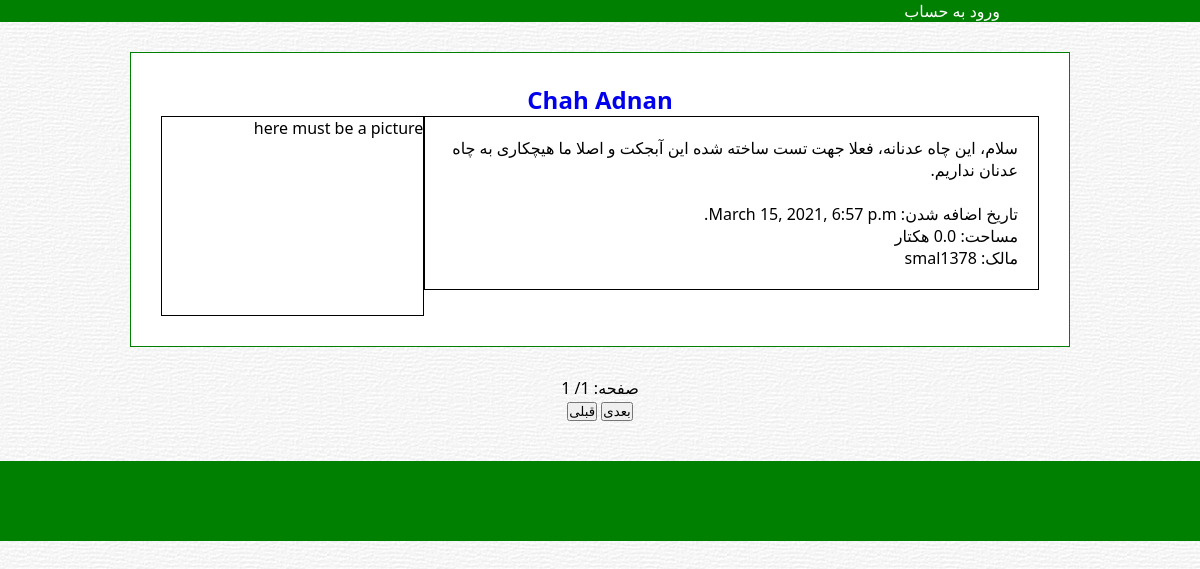
The app's page /, older data.
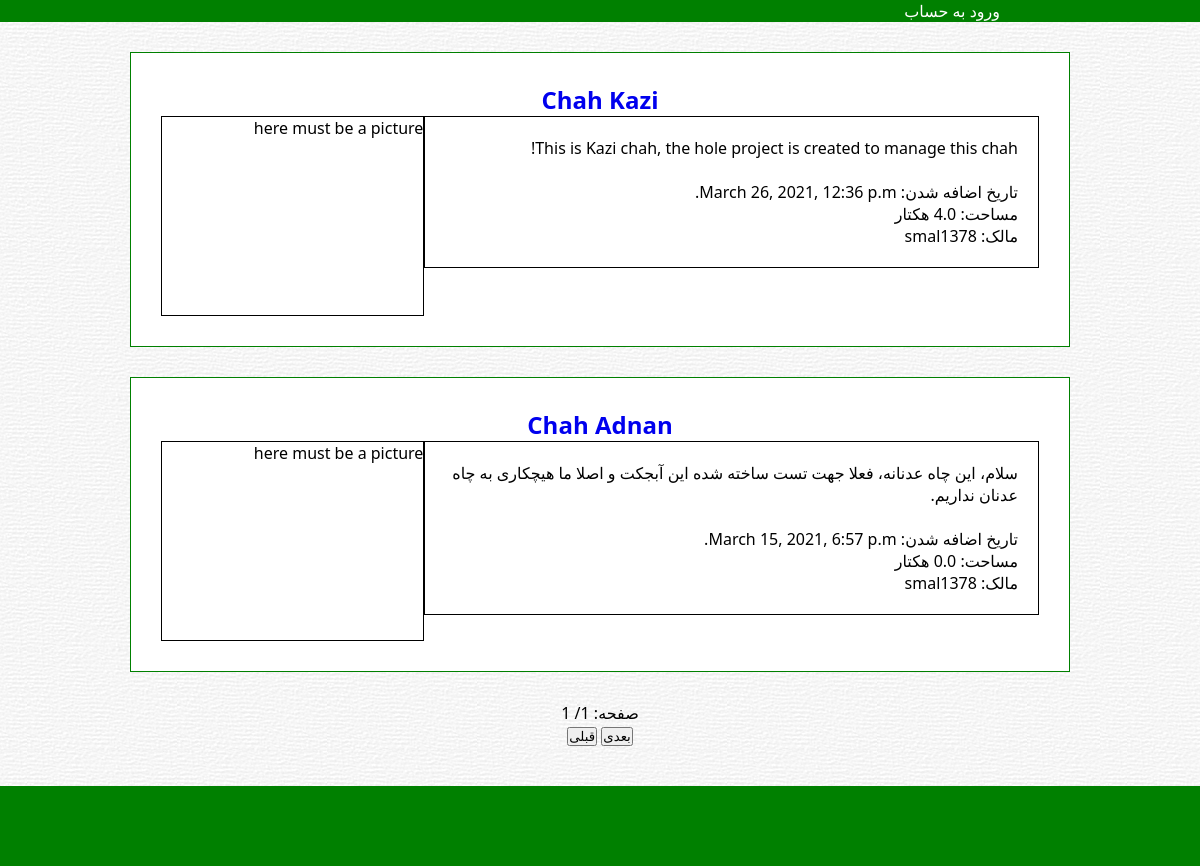
The same page, newer data.
### maps/models.py (models this page shows, shortened)
class Map(models.Model):
    name = models.CharField(max_length=50)
    user = models.ForeignKey(User, on_delete=models.CASCADE)
    current_water = models.IntegerField(default=0)
    time_created = models.DateTimeField()
    notes = models.TextField()
    s = models.FloatField(default=0)
    rank = models.IntegerField(default=0, db_index=True)

### maps/views.py (the view)
# urls.py: path("", home_view, name="home"),
def home_view(request):
    if request.method == "POST":
        if "prev" in request.POST and request.POST["page"]!="1":
            begin = 5*(int(request.POST["page"])-2)
        elif "next" in request.POST and int(request.POST["page"])*5 < len(Map.objects.all()):
            begin = 5*(int(request.POST["page"]))
        else:
            begin = 5*(int(request.POST["page"])-1)
        maps = Map.objects.order_by("-rank")[begin: begin+5]
        page = request.POST["page"]
    else:
        maps = Map.objects.order_by("-rank")[:5]
        page = 1
    pages = int(len(Map.objects.all()) / 5) + 1
    if request.user.is_authenticated:
        user = request.user.username
    else:
        user = None
    return render(request, "maps/home.html", {"maps": maps, "page": page, "total_pages": pages,
                                              "user": user})

### maps/templates/maps/home.html (shortened to what this page needs)
<!DOCTYPE html>
<html lang="FA">
<head>
    {% extends "maps/base.html" %}
    {% load static %}
    {% block link_css %}
    <link rel="stylesheet" href="{% static 'maps/home.css' %}">
    {% endblock %}
    {% block content %}
    <div id="home_container">
        {% for map in maps %}
            <div class="map">
                <a href="#"><h2>{{ map.name }}</h2></a>
                <div class="info">
                    <p>{{ map.notes }}</p>
                    <br>
                    <p class="more_info">تاریخ اضافه شدن: {{ map.time_created }}</p>
                    <p class="more_info">مساحت: {{ map.s }} هکتار</p>
                    <p class="more_info">مالک: {{ map.user.username }}</p>
                </div>
                <div class="picture">
                    here must be a picture
                </div>
            </div>
        {% endfor %}
        <div class="pagination">
            <p>صفحه: {{page}}/ {{total_pages}}</p>
            <form method="post">
            <button name="next" id="next">بعدی</button>
            <button name="prev" id="prev">قبلی</button>
            </form>
        </div>
    </div>
    {% endblock %}

### maps/templates/maps/base.html (shortened to what this page needs)
<!DOCTYPE html>
<html lang="en">
<head>
    {% load static %}
    <link rel="stylesheet" href="{% static 'maps/base.css' %}">
    {% block link_css %}
    {% endblock %}
</head>
<body>
    {% block header %}
    <header id="main_header">
        <div id="header_container">
            <div>
                {% if user is none %}
                <a href="{% url 'login' %}">ورود به حساب</a>
                {% else %}
                <a href="#">{{ user }}</a>
                {% endif %}
            </div>
        </div>
    </header>
    {% endblock %}
    {% block content %}
    {% endblock %}
    {% block footer %}
    <footer>
    </footer>
    {% endblock %}
</body>
</html>

### maps/static/maps/base.css (style rules this page uses)
* { margin: 0; padding: 0; direction: rtl; box-sizing: border-box; }
a { text-decoration: none; }
body { font-family: segoe ui, sans-serif; background: url("images/background.jpg") repeat; }
#main_header { background-color: green; }
#header_container { max-width: 800px; margin: auto; overflow: auto; }
header a { color: white; }
footer { background-color: green; padding: 40px; margin-top: 40px; }

### maps/static/maps/home.css (style rules this page uses)
#home_container { max-width: 1000px; margin: auto; }
.map { border: green 1px solid; padding: 30px; margin: 30px; overflow: hidden; background: none white; }
.map h2 { text-align: center; }
.map .picture, .info { float: right; border: black 1px solid; }
.map .info { width: 70%; padding: 20px; }
.map p.more_info { margin-left: 50px; }
.map .picture { width: 30%; height: 200px; }
.pagination { text-align: center; }

Row changes from the older to the newer data that the page shows:
added Map: name "Chah Kazi", notes "This is Kazi chah, the hole project is created to manage this chah!", time_created "March 26, 2021, 12:36 p.m.", user.username "smal1378"
